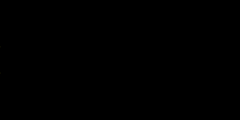
Frame 1 (no input)
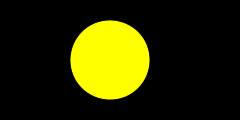
Frame 60 (the mouse pressed at the canvas centre just before this capture)
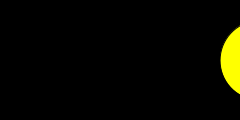
Frame 120 (the mouse held since frame 60 and released just before this capture)

The Processing sketch that drew these frames (run headless with seeded random() and noise(); from frame 60 on, the mouse is pressed at the canvas centre):

// Processing sketch: processing_76028
// ── processing_76028.pde

int radius=40;
float x=-radius;
float speed=2.5;
float inf=0.52;
float sup=5.76;
float boca=0.2;

void setup(){
  size(240,120);
  ellipseMode(RADIUS);
}

void draw(){
  background(0);
  x+=speed;
  inf-=boca;
  sup+=boca;
  if( x > width + radius){
    x=-radius;
  }
  fill(255,255,0);
  arc(x,60,radius,radius,inf,sup);
  if((inf < 0-0.31)||(sup > TWO_PI+0.31)){
    boca=-boca;   
  }
  if((inf > 1.26)||(sup < 5.03)){
    boca=-boca;   
  }
}
